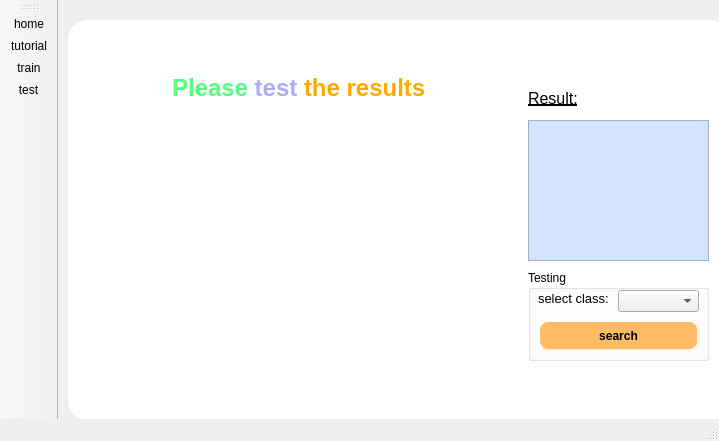
<?xml version="1.0" encoding="UTF-8"?>
<ui version="4.0">
 <class>MainWindow</class>
 <widget class="QMainWindow" name="MainWindow">
  <property name="geometry">
   <rect>
    <x>0</x>
    <y>0</y>
    <width>719</width>
    <height>441</height>
   </rect>
  </property>
  <property name="windowTitle">
   <string>MainWindow</string>
  </property>
  <widget class="QWidget" name="centralwidget">
   <widget class="QTextBrowser" name="textBrowser">
    <property name="geometry">
     <rect>
      <x>470</x>
      <y>120</y>
      <width>181</width>
      <height>141</height>
     </rect>
    </property>
    <property name="styleSheet">
     <string notr="true">background-color: rgb(210, 228, 255)</string>
    </property>
    <property name="html">
     <string>&lt;!DOCTYPE HTML PUBLIC &quot;-//W3C//DTD HTML 4.0//EN&quot; &quot;http://www.w3.org/TR/REC-html40/strict.dtd&quot;&gt;
&lt;html&gt;&lt;head&gt;&lt;meta name=&quot;qrichtext&quot; content=&quot;1&quot; /&gt;&lt;style type=&quot;text/css&quot;&gt;
p, li { white-space: pre-wrap; }
&lt;/style&gt;&lt;/head&gt;&lt;body style=&quot; font-family:'MS Shell Dlg 2'; font-size:8.25pt; font-weight:400; font-style:normal;&quot;&gt;
&lt;p style=&quot;-qt-paragraph-type:empty; margin-top:0px; margin-bottom:0px; margin-left:0px; margin-right:0px; -qt-block-indent:0; text-indent:0px;&quot;&gt;&lt;br /&gt;&lt;/p&gt;&lt;/body&gt;&lt;/html&gt;</string>
    </property>
   </widget>
   <widget class="QGroupBox" name="groupBox">
    <property name="geometry">
     <rect>
      <x>470</x>
      <y>270</y>
      <width>181</width>
      <height>91</height>
     </rect>
    </property>
    <property name="styleSheet">
     <string notr="true"/>
    </property>
    <property name="title">
     <string>Testing</string>
    </property>
    <widget class="QComboBox" name="comboBox">
     <property name="geometry">
      <rect>
       <x>90</x>
       <y>20</y>
       <width>81</width>
       <height>22</height>
      </rect>
     </property>
     <property name="font">
      <font>
       <pointsize>8</pointsize>
      </font>
     </property>
    </widget>
    <widget class="QLabel" name="label_4">
     <property name="geometry">
      <rect>
       <x>10</x>
       <y>20</y>
       <width>71</width>
       <height>16</height>
      </rect>
     </property>
     <property name="font">
      <font>
       <pointsize>10</pointsize>
      </font>
     </property>
     <property name="text">
      <string>select class:</string>
     </property>
    </widget>
    <widget class="QPushButton" name="search">
     <property name="geometry">
      <rect>
       <x>10</x>
       <y>50</y>
       <width>161</width>
       <height>31</height>
      </rect>
     </property>
     <property name="font">
      <font>
       <pointsize>-1</pointsize>
       <weight>75</weight>
       <italic>false</italic>
       <bold>true</bold>
      </font>
     </property>
     <property name="styleSheet">
      <string notr="true">QPushButton {
 
	background-color: rgb(255, 186, 101);
    border-style: outset;
    border-width: 2px;
    border-radius: 10px;
    border-color: beige;
    font:  bold 12px;
    padding: 6px;
}</string>
     </property>
     <property name="text">
      <string>search</string>
     </property>
    </widget>
   </widget>
   <widget class="QLabel" name="label_2">
    <property name="geometry">
     <rect>
      <x>470</x>
      <y>90</y>
      <width>55</width>
      <height>16</height>
     </rect>
    </property>
    <property name="font">
     <font>
      <pointsize>12</pointsize>
      <underline>true</underline>
     </font>
    </property>
    <property name="text">
     <string>Result:</string>
    </property>
   </widget>
   <widget class="QLabel" name="label_3">
    <property name="geometry">
     <rect>
      <x>10</x>
      <y>20</y>
      <width>661</width>
      <height>401</height>
     </rect>
    </property>
    <property name="styleSheet">
     <string notr="true">background-color: rgb(255, 255, 255);
border-radius: 20px;</string>
    </property>
    <property name="text">
     <string/>
    </property>
   </widget>
   <widget class="QTextBrowser" name="textBrowser_3">
    <property name="geometry">
     <rect>
      <x>110</x>
      <y>70</y>
      <width>301</width>
      <height>41</height>
     </rect>
    </property>
    <property name="font">
     <font>
      <pointsize>14</pointsize>
     </font>
    </property>
    <property name="frameShape">
     <enum>QFrame::NoFrame</enum>
    </property>
    <property name="frameShadow">
     <enum>QFrame::Plain</enum>
    </property>
    <property name="html">
     <string>&lt;!DOCTYPE HTML PUBLIC &quot;-//W3C//DTD HTML 4.0//EN&quot; &quot;http://www.w3.org/TR/REC-html40/strict.dtd&quot;&gt;
&lt;html&gt;&lt;head&gt;&lt;meta name=&quot;qrichtext&quot; content=&quot;1&quot; /&gt;&lt;style type=&quot;text/css&quot;&gt;
p, li { white-space: pre-wrap; }
&lt;/style&gt;&lt;/head&gt;&lt;body style=&quot; font-family:'MS Shell Dlg 2'; font-size:14pt; font-weight:400; font-style:normal;&quot;&gt;
&lt;p style=&quot; margin-top:0px; margin-bottom:0px; margin-left:0px; margin-right:0px; -qt-block-indent:0; text-indent:0px;&quot;&gt;&lt;span style=&quot; font-size:18pt; font-weight:600; color:#55ff7f;&quot;&gt;Please &lt;/span&gt;&lt;span style=&quot; font-size:18pt; font-weight:600; color:#aaaaff;&quot;&gt;test&lt;/span&gt;&lt;span style=&quot; font-size:18pt; font-weight:600; color:#55ff7f;&quot;&gt; &lt;/span&gt;&lt;span style=&quot; font-size:18pt; font-weight:600; color:#ffaa00;&quot;&gt;the results&lt;/span&gt;&lt;/p&gt;&lt;/body&gt;&lt;/html&gt;</string>
    </property>
   </widget>
   <widget class="QLabel" name="ground_truth">
    <property name="geometry">
     <rect>
      <x>20</x>
      <y>130</y>
      <width>201</width>
      <height>191</height>
     </rect>
    </property>
    <property name="text">
     <string/>
    </property>
    <property name="pixmap">
     <pixmap>image/ground truth.jpg</pixmap>
    </property>
    <property name="scaledContents">
     <bool>true</bool>
    </property>
   </widget>
   <widget class="QLabel" name="pred">
    <property name="geometry">
     <rect>
      <x>230</x>
      <y>130</y>
      <width>211</width>
      <height>191</height>
     </rect>
    </property>
    <property name="text">
     <string/>
    </property>
    <property name="pixmap">
     <pixmap>image/ground truth.jpg</pixmap>
    </property>
    <property name="scaledContents">
     <bool>true</bool>
    </property>
   </widget>
   <zorder>label_3</zorder>
   <zorder>textBrowser</zorder>
   <zorder>groupBox</zorder>
   <zorder>label_2</zorder>
   <zorder>textBrowser_3</zorder>
   <zorder>ground_truth</zorder>
   <zorder>pred</zorder>
  </widget>
  <widget class="QStatusBar" name="statusbar"/>
  <widget class="QToolBar" name="toolBar">
   <property name="windowTitle">
    <string>toolBar</string>
   </property>
   <attribute name="toolBarArea">
    <enum>LeftToolBarArea</enum>
   </attribute>
   <attribute name="toolBarBreak">
    <bool>false</bool>
   </attribute>
   <addaction name="actionhome"/>
   <addaction name="actiontutorial"/>
   <addaction name="actiontrain"/>
   <addaction name="actiontest"/>
  </widget>
  <action name="actionhome">
   <property name="icon">
    <iconset>
     <normaloff>image/house.png</normaloff>image/house.png</iconset>
   </property>
   <property name="text">
    <string>home</string>
   </property>
  </action>
  <action name="actiontutorial">
   <property name="icon">
    <iconset>
     <normaloff>image/tutorial.png</normaloff>image/tutorial.png</iconset>
   </property>
   <property name="text">
    <string>tutorial</string>
   </property>
  </action>
  <action name="actiontrain">
   <property name="icon">
    <iconset>
     <normaloff>image/chip.png</normaloff>image/chip.png</iconset>
   </property>
   <property name="text">
    <string>train</string>
   </property>
  </action>
  <action name="actiontest">
   <property name="icon">
    <iconset>
     <normaloff>image/test.png</normaloff>image/test.png</iconset>
   </property>
   <property name="text">
    <string>test</string>
   </property>
  </action>
 </widget>
 <resources/>
 <connections/>
</ui>
